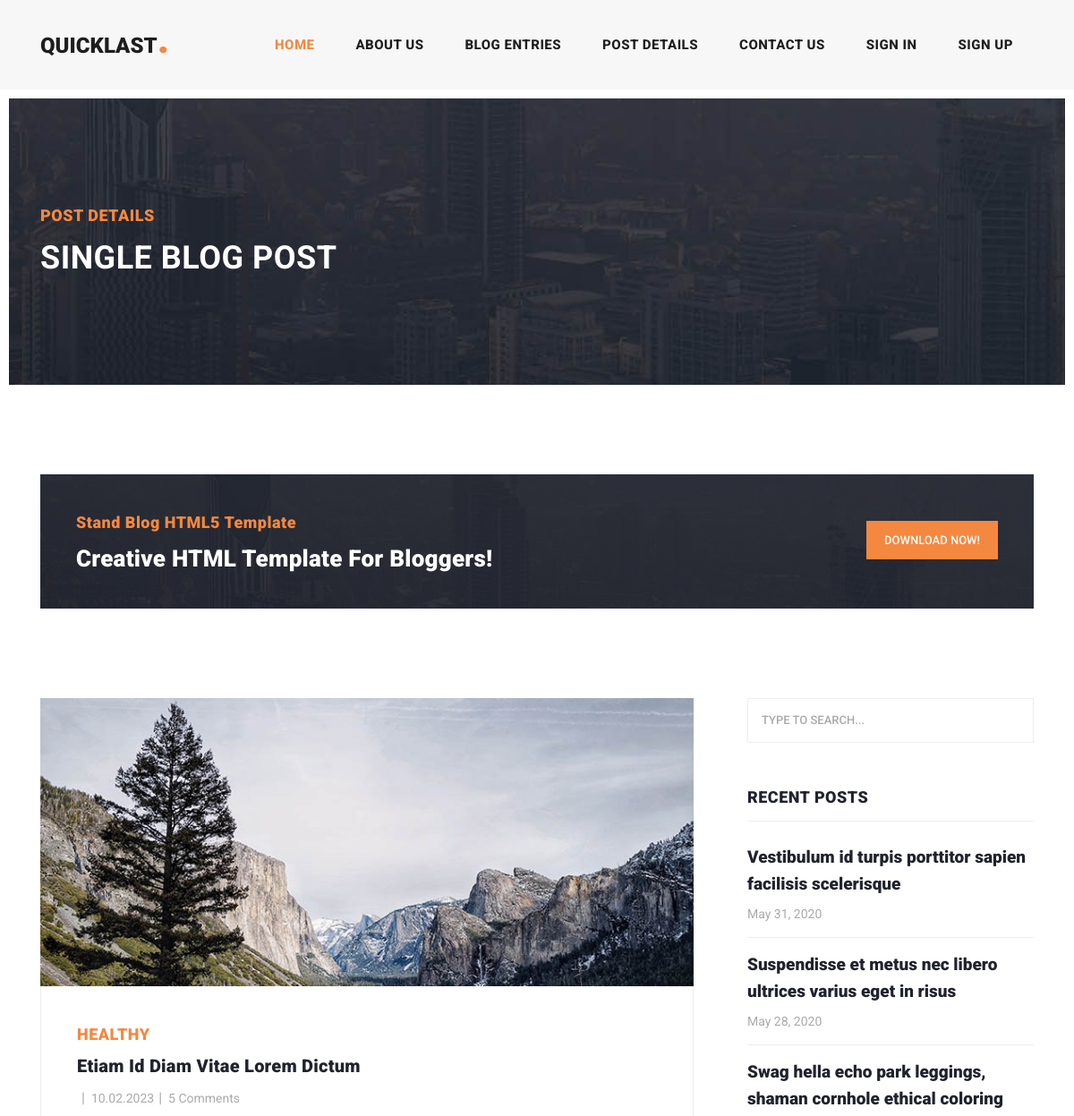
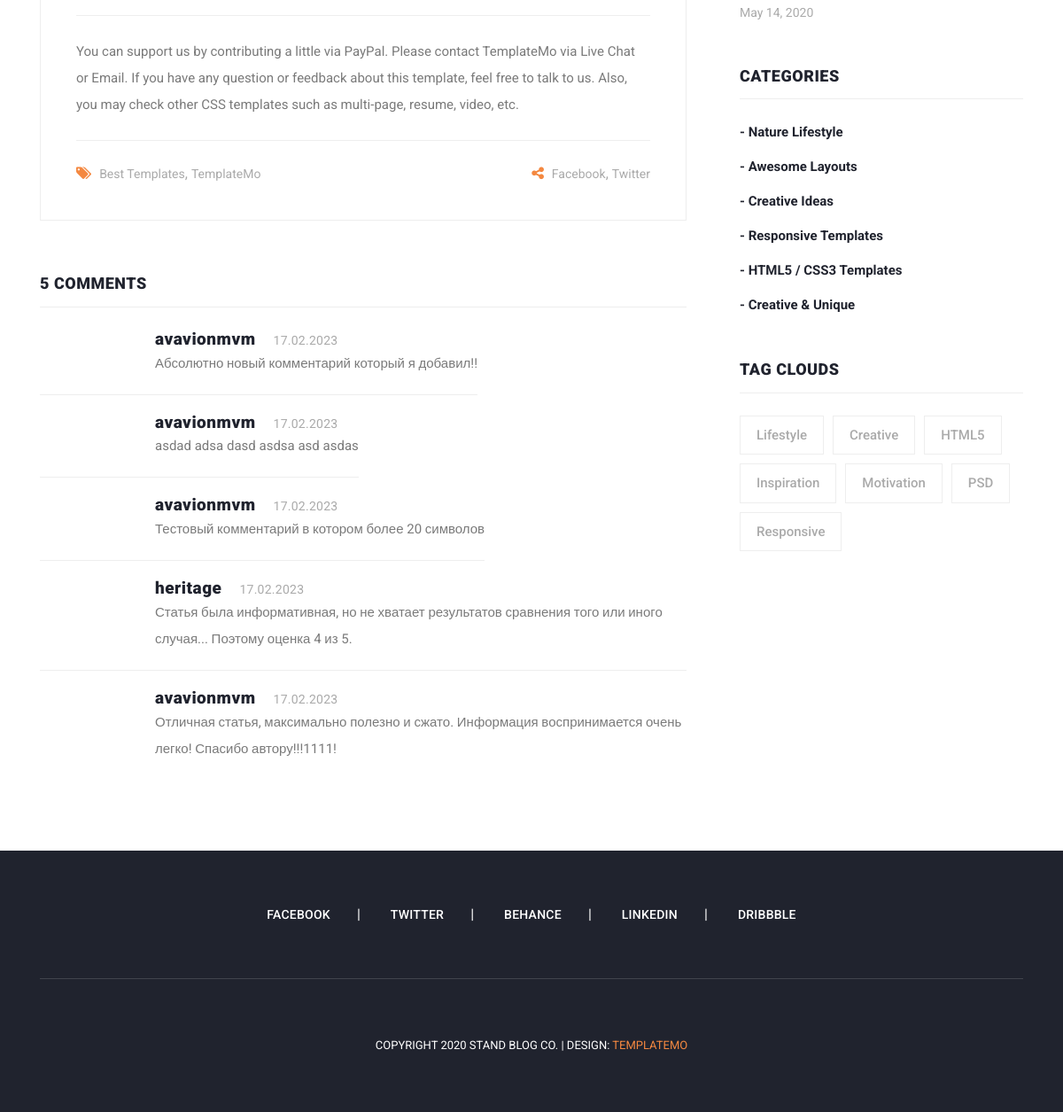
The app's page /post-details.php?id=1 with its own data (2 pictures, top to bottom).
### tables this page shows
CREATE TABLE `articles` (
  `id` int(11) NOT NULL,
  `title` varchar(150) NOT NULL,
  `theme` varchar(50) DEFAULT NULL,
  `content` text NOT NULL,
  `image_path` varchar(255) NOT NULL DEFAULT 'post-default.png',
  `author_id` int(11) NOT NULL,
  `updated_at` timestamp NOT NULL DEFAULT CURRENT_TIMESTAMP ON UPDATE CURRENT_TIMESTAMP,
  `created_at` timestamp NOT NULL DEFAULT CURRENT_TIMESTAMP
);

CREATE TABLE `article_comments` (
  `id` int(11) NOT NULL,
  `article_id` int(11) NOT NULL,
  `user_id` int(11) NOT NULL,
  `text` varchar(300) NOT NULL,
  `updated_at` timestamp NOT NULL DEFAULT CURRENT_TIMESTAMP ON UPDATE CURRENT_TIMESTAMP,
  `created_at` timestamp NOT NULL DEFAULT CURRENT_TIMESTAMP
);

CREATE TABLE `users` (
  `id` int(11) NOT NULL,
  `username` varchar(255) NOT NULL,
  `email` varchar(255) NOT NULL,
  `password` varchar(255) NOT NULL,
  `role` enum('user','admin') NOT NULL DEFAULT 'user',
  `path` varchar(255) NOT NULL DEFAULT 'default.png',
  `created_at` timestamp NOT NULL DEFAULT CURRENT_TIMESTAMP,
  `updated_at` timestamp NOT NULL DEFAULT CURRENT_TIMESTAMP ON UPDATE CURRENT_TIMESTAMP
);

### app/services/functions.php (called while the page is built, shortened)
<?php
function auth()
{
    return isset($_SESSION['AUTH_USER']) ? intval($_SESSION['AUTH_USER']) : false;
}

### app/database/models/article.php (called while the page is built, shortened)
<?php
function getArticleById($id)
{
    global $database;
    $state = $database->prepare("SELECT * FROM `articles` WHERE `id` = :id");
    $state->execute(['id' => $id]);
    $article = $state->fetch(PDO::FETCH_ASSOC);
    return $article;
}
function getAllCommentsByArticleId($id)
{
    global $database;
    $articles_sql = "SELECT `article_comments`.*, `users`.`username`, `users`.`path`
                    FROM `article_comments`
                    JOIN `users`
                    ON `users`.`id` = `article_comments`.`user_id`
                    WHERE `article_comments`.`article_id` = :id
                    ORDER BY `article_comments`.`created_at` DESC";
    $state = $database->prepare($articles_sql);
    $state->execute(['id' => $id]);
    $articles = $state->fetchAll(PDO::FETCH_ASSOC);
    return $articles;
}
function getArticleCommentsCount(int $id): int
{
    global $database;
    $sql = "SELECT count(`id`) AS 'comment_size'
            FROM `article_comments`
            WHERE `article_comments`.`article_id` = $id";
    $count = $database->query($sql)->fetch(PDO::FETCH_ASSOC);
    $count = $count['comment_size'];
    return intval($count);
}

### post-details.php (the view, shortened to what this page needs)
<?php
$id = intval($_GET['id']);
$article = getArticleById($id);
$comments = getAllCommentsByArticleId($id);
?>
<!DOCTYPE html>
<html lang="en">
<?php include("app/components/Meta.php"); ?>
<body>
  <?php include("app/components/Header.php"); ?>
  <div class="heading-page header-text">
    <section class="page-heading">
      <div class="container">
        <div class="row">
          <div class="col-lg-12">
            <div class="text-content">
              <h4>Post Details</h4>
              <h2>Single blog post</h2>
            </div>
          </div>
        </div>
      </div>
    </section>
  </div>
  <section class="call-to-action">
    <div class="container">
      <div class="row">
        <div class="col-lg-12">
          <div class="main-content">
            <div class="row">
              <div class="col-lg-8">
                <span>Stand Blog HTML5 Template</span>
                <h4>Creative HTML Template For Bloggers!</h4>
              </div>
              <div class="col-lg-4">
                <div class="main-button">
                  <a rel="nofollow" href="https://templatemo.com/tm-551-stand-blog" target="_parent">Download Now!</a>
                </div>
              </div>
            </div>
          </div>
        </div>
      </div>
    </div>
  </section>
  <section class="blog-posts grid-system">
    <div class="container">
      <div class="row">
        <div class="col-lg-8">
          <div class="all-blog-posts">
            <div class="row">
              <div class="col-lg-12">
                <div class="blog-post">
                  <div class="blog-thumb">
                    <img src="http://localhost/blog/public/images/<?= $article['image_path']; ?>" alt="<?= $article['title']; ?>">
                  </div>
                  <div class="down-content">
                    <span><?= $article['theme']; ?></span>
                    <a href="post-details.html">
                      <h4><?= $article['title']; ?></h4>
                    </a>
                    <ul class="post-info">
                      <li><a href="#"><?= $article['username']; ?></a></li>
                      <li><a href="#"><?= date("d.m.Y", strtotime($article['created_at'])) ?></a></li>
                      <li><a href="#"><?= getArticleCommentsCount($article['id']) ?> Comments</a></li>
                    </ul>
                    <p><?= $article['content']; ?></p>
                    <div class="post-options">
                      <div class="row">
                        <div class="col-6">
                          <ul class="post-tags">
                            <li><i class="fa fa-tags"></i></li>
                            <li><a href="#">Best Templates</a>,</li>
                            <li><a href="#">TemplateMo</a></li>
                          </ul>
                        </div>
                        <div class="col-6">
                          <ul class="post-share">
                            <li><i class="fa fa-share-alt"></i></li>
                            <li><a href="#">Facebook</a>,</li>
                            <li><a href="#"> Twitter</a></li>
                          </ul>
                        </div>
                      </div>
                    </div>
                  </div>
                </div>
              </div>
              <div class="col-lg-12">
                <div class="sidebar-item comments">
                  <div class="sidebar-heading">
                    <h2><?= count($comments); ?> comments</h2>
                  </div>
                  <div class="content">
                    <?php if (count($comments) > 0) : ?>
                      <ul>
                        <?php foreach ($comments as $comment) : ?>
                          <li>
                            <div class="right-content">
                              <h4><?= $comment['username']; ?><span><?= date('d.m.Y', strtotime($comment['created_at'])) ?></span></h4>
                              <p><?= $comment['text']; ?></p>
                            </div>
                          </li>
                        <?php endforeach; ?>
                      </ul>
                    <?php else : ?>
                      <h3>На данный момент никто не оставил комментариев</h3>
                    <?php endif; ?>
                  </div>
                </div>
              </div>
            </div>
          </div>
        </div>
        <div class="col-lg-4">
          <div class="sidebar">
            <div class="row">
              <div class="col-lg-12">
                <div class="sidebar-item search">
                  <form id="search_form" name="gs" method="GET" action="#">
                    <input type="text" name="q" class="searchText" placeholder="type to search..." autocomplete="on">
                  </form>
                </div>
              </div>
              <div class="col-lg-12">
                <div class="sidebar-item recent-posts">
                  <div class="sidebar-heading">
                    <h2>Recent Posts</h2>
                  </div>
                  <div class="content">
                    <ul>
                      <li><a href="post-details.html">
                          <h5>Vestibulum id turpis porttitor sapien facilisis scelerisque</h5>
                          <span>May 31, 2020</span>
                        </a></li>
                      <li><a href="post-details.html">
                          <h5>Suspendisse et metus nec libero ultrices varius eget in risus</h5>
                          <span>May 28, 2020</span>
                        </a></li>
                      <li><a href="post-details.html">
                          <h5>Swag hella echo park leggings, shaman cornhole ethical coloring</h5>
                          <span>May 14, 2020</span>
                        </a></li>
                    </ul>
                  </div>
                </div>
              </div>
              <div class="col-lg-12">
                <div class="sidebar-item categories">
                  <div class="sidebar-heading">
                    <h2>Categories</h2>
                  </div>
                  <div class="content">
                    <ul>
                      <li><a href="#">- Nature Lifestyle</a></li>
                      <li><a href="#">- Awesome Layouts</a></li>
                      <li><a href="#">- Creative Ideas</a></li>
                      <li><a href="#">- Responsive Templates</a></li>
                      <li><a href="#">- HTML5 / CSS3 Templates</a></li>
                      <li><a href="#">- Creative &amp; Unique</a></li>
                    </ul>
                  </div>
                </div>
              </div>
              <div class="col-lg-12">
                <div class="sidebar-item tags">
                  <div class="sidebar-heading">
                    <h2>Tag Clouds</h2>
                  </div>
                  <div class="content">
                    <ul>
                      <li><a href="#">Lifestyle</a></li>
                      <li><a href="#">Creative</a></li>
                      <li><a href="#">HTML5</a></li>
                      <li><a href="#">Inspiration</a></li>
                      <li><a href="#">Motivation</a></li>
                      <li><a href="#">PSD</a></li>
                      <li><a href="#">Responsive</a></li>
                    </ul>
                  </div>
                </div>
              </div>
            </div>
          </div>
        </div>
      </div>
    </div>
  </section>
  <footer>
    <div class="container">
      <div class="row">
        <div class="col-lg-12">
          <ul class="social-icons">
            <li><a href="#">Facebook</a></li>
            <li><a href="#">Twitter</a></li>
            <li><a href="#">Behance</a></li>
            <li><a href="#">Linkedin</a></li>
            <li><a href="#">Dribbble</a></li>
          </ul>
        </div>
        <div class="col-lg-12">
          <div class="copyright-text">
            <p>Copyright 2020 Stand Blog Co.
              | Design: <a rel="nofollow" href="https://templatemo.com" target="_parent">TemplateMo</a></p>
          </div>
        </div>
      </div>
    </div>
  </footer>
</body>
</html>

### app/components/meta.php (shortened to what this page needs)
<head>
    <link href="vendor/bootstrap/css/bootstrap.min.css" rel="stylesheet">
    <link rel="stylesheet" href="assets/css/fontawesome.css">
    <link rel="stylesheet" href="assets/css/templatemo-stand-blog.css">
    <link rel="stylesheet" href="assets/css/owl.css">
  </head>

### app/components/header.php (shortened to what this page needs)
<header class="">
  <nav class="navbar navbar-expand-lg">
    <div class="container">
      <a class="navbar-brand" href="index.php"><h2>QuickLast<em>.</em></h2></a>
      <div class="collapse navbar-collapse" id="navbarResponsive">
        <ul class="navbar-nav ml-auto">
          <li class="nav-item active">
            <a class="nav-link" href="index.php">Home
            </a>
          </li>
          <li class="nav-item">
            <a class="nav-link" href="about.php">About Us</a>
          </li>
          <li class="nav-item">
            <a class="nav-link" href="blog.php">Blog Entries</a>
          </li>
          <li class="nav-item">
            <a class="nav-link" href="post-details.php">Post Details</a>
          </li>
          <li class="nav-item">
            <a class="nav-link" href="contact.php">Contact Us</a>
          </li>
        <?php if(auth()): ?>
            <li class="nav-item">
                <a class="nav-link" href="logout.php">Log Out</a>
            </li>
        <?php else: ?>
          <li class="nav-item">
            <a class="nav-link" href="signin.php">Sign In</a>
          </li>
          <li class="nav-item">
            <a class="nav-link" href="signup.php">Sign Up</a>
          </li>
        <?php endif; ?>
        </ul>
      </div>
    </div>
  </nav>
</header>

### records on screen
articles: image_path (picture), theme "HEALTHY", title "Etiam Id Diam Vitae Lorem Dictum", created_at "10.02.2023", content "You can support us by contributing a little via PayPal. Please contact TemplateMo via Live Chat or Email. If you have any question or feedback about this template, feel free to talk to us. Also, you may check other CSS templates such as multi-page, resume, video, etc."
article_comments: user.username "avavionmvm", created_at "17.02.2023", text "Абсолютно новый комментарий который я добавил!!"
article_comments: user.username "avavionmvm", created_at "17.02.2023", text "asdad adsa dasd asdsa asd asdas"
article_comments: user.username "avavionmvm", created_at "17.02.2023", text "Тестовый комментарий в котором более 20 символов"
article_comments: user.username "heritage", created_at "17.02.2023", text "Статья была информативная, но не хватает результатов сравнения того или иного случая... Поэтому оценка 4 из 5."
article_comments: user.username "avavionmvm", created_at "17.02.2023", text "Отличная статья, максимально полезно и сжато. Информация воспринимается очень легко! Спасибо автору!!!1111!"

### other values on screen
getArticleCommentsCount($article['id']) "5"
count($comments) "5"
